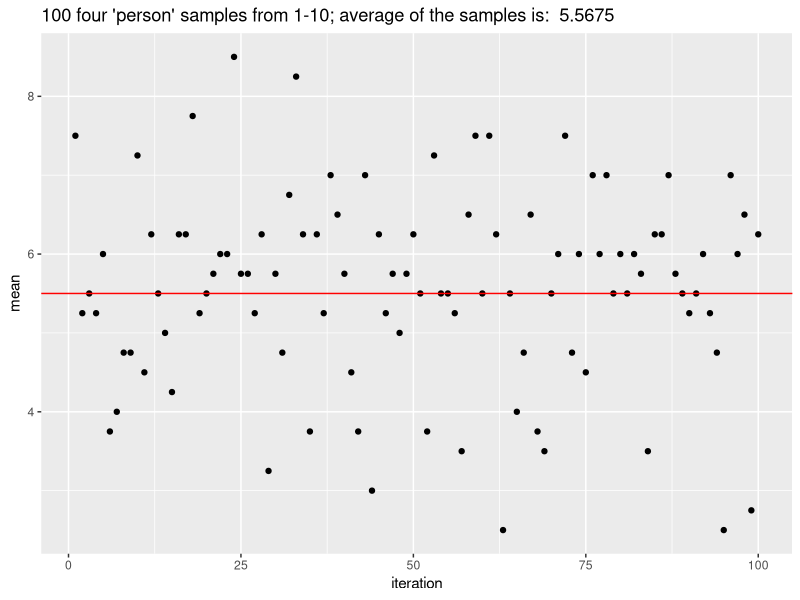

R code for this plot:
library(ggplot2)


df <- data.frame()
for(i in 1:100){
    samp <- sample(1:10, 4)
    tmp <- data.frame(iteration = i,
                      mean = mean(samp),
                      median = median(samp),
                      samp = paste(samp, collapse = ","))
    
    df <- rbind(df, tmp)
}

ggplot(data = df, aes(x = iteration, y = mean)) +
    geom_point() +
    # geom_line() +
    geom_hline(yintercept = mean(1:10), color = "red") + 
    ggtitle(paste(dim(df)[1], "four 'person' samples from 1-10; average of the",
                  "samples is: ", mean(df$mean)))
